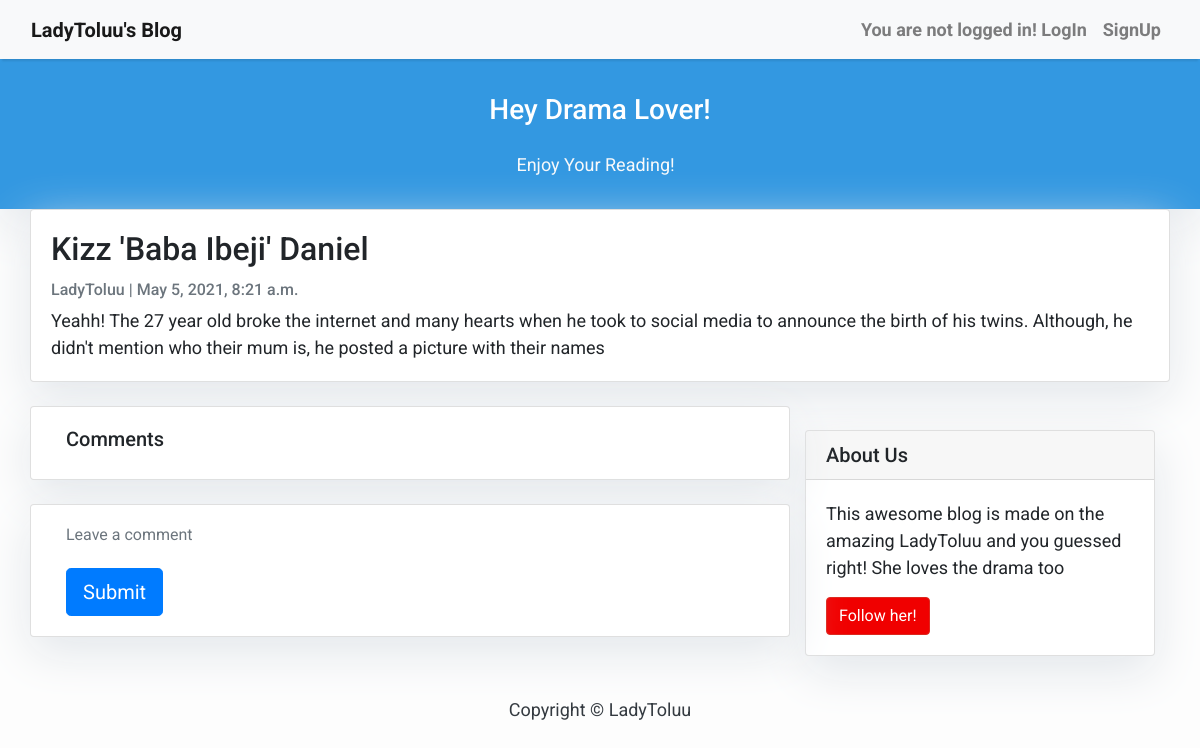
The app's page /kizz-baba-ibeji-daniel/ with its own data.
### TolusBlog/models.py (models this page shows, shortened)
class Post(models.Model):
    title = models.CharField(max_length=200, unique=True)
    slug = models.SlugField(max_length=200, unique=True)
    author = models.ForeignKey(User, on_delete= models.CASCADE,related_name='blog_posts')
    updated_on = models.DateTimeField(auto_now= True)
    content = models.TextField()
    created_on = models.DateTimeField(auto_now_add=True)
    status = models.IntegerField(choices=STATUS, default=0)
    class Meta:
        ordering = ['-created_on']

### TolusBlog/views.py (the view)
# urls.py: path('<slug:slug>/', views.PostDetail.as_view(), name='post_detail'),
class PostDetail(generic.DetailView):
    model = Post
    template_name = 'post_detail.html'

### templates/post_detail.html (shortened to what this page needs)
{% extends 'index.html' %}
{% block content %}
<header class="masthead">
    <div class="container">
        <div class="row">
            <div class=" col-md-8 col-md-10 mx-auto">
                <div class="site-heading">
                    <h3 class=" site-heading my-4 mt-3 text-white"> Hey Drama Lover! </h3>
                    <p class="text-light">Enjoy Your Reading! &nbsp
                    </p>
                </div>
            </div>
        </div>
    </div>
</header>
<div class="container">
    <div class="row">
    <div class="post-entry">
        <div class="card mb-4">
            <div class="card-body">
                <h2 class="card-title">{{ post.title }}</h2>
                <p class="card-text text-muted h6">{{ post.author }} | {{ post.created_on}} </p>
                <p class="card-text">{{post.content|slice:":1000" }}</p>
            </div>
        </div>
        {% block sidebar %} {% include 'sidebar.html' %} {% include 'comment.html' %} {% endblock sidebar %}
</div>
{% endblock content %}

### templates/base.html (style rules this page uses)
body { font-family: "Roboto", sans-serif; font-size: 17px; background-color: #fdfdfd; }
.masthead { background: #3398E1; height: auto; padding-bottom: 15px; box-shadow: 0 16px 48px #E3E7EB; padding-top: 10px; text-align: center; }

### templates/post_detail.html (style rules this page uses)
body { font-family: "Roboto", sans-serif; font-size: 18px; background-color: #fdfdfd; }
.card { box-shadow: 0 16px 48px #E3E7EB; }

### templates/sidebar.html (style rules this page uses)
.card { box-shadow: 0 16px 48px #E3E7EB; }

### records on screen
Post: title "Kizz 'Baba Ibeji' Daniel", author "LadyToluu", created_on "May 5, 2021, 8:21 a.m.", content "Yeahh! The 27 year old broke the internet and many hearts when he took to social media to announce the birth of his twins. Although, he didn't mention who their mum is, he posted a picture with their names"
